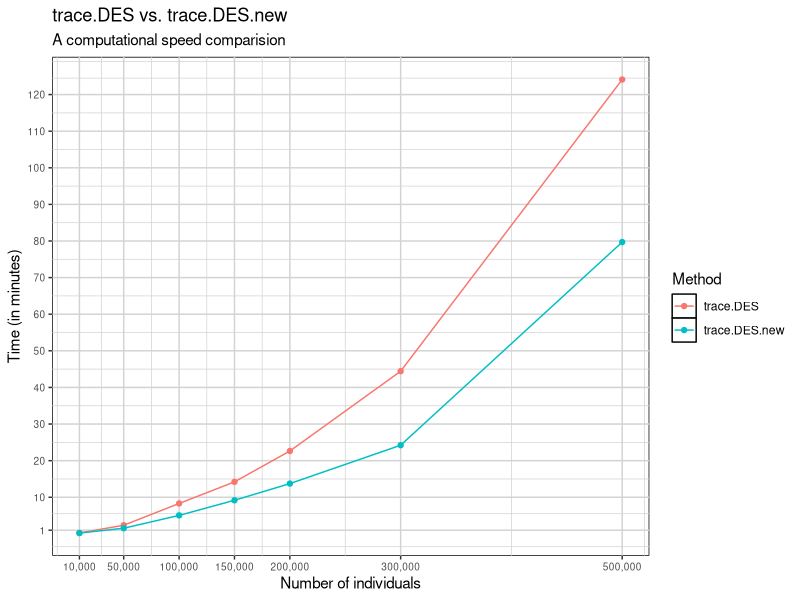

Write the R code that produced this figure.
## ---- chunk 1
knitr::opts_chunk$set(echo = F, warning=F, message=F)
## ---- chunk 2
results <- data.frame(n_i = rep(c(10000, 50000, 100000, 150000, 200000, 300000, 500000), 2),
                      time = rep(0, 14),
                      Method = c(rep("trace.DES", 7), rep("trace.DES.new", 7))
)
results$time <- c(15.14, 141.66, 498.44, 852.65, 1358.38, 2666.03, 7446.84,
                  13.18,  92.53, 303.02, 550.78,  824.17, 1453.11, 4782.42) / 60
## ---- chunk 3
options(scipen=999)
library(ggplot2)
ggplot(results, aes(x=n_i, y=time, group=Method)) +
  geom_line(aes(color=Method)) +
  geom_point(aes(color=Method)) +
  labs(title="trace.DES vs. trace.DES.new", 
       subtitle="A computational speed comparision",
       x="Number of individuals", y = "Time (in minutes)") +
  scale_x_continuous(breaks = c(10000, 50000, 100000, 150000,
                              200000, 300000, 500000),
                    labels = c("10,000", "50,000", "100,000", "150,000",
                              "200,000", "300,000", "500,000")) +
   scale_y_continuous(breaks = c(1, 10, 20, 30, 40, 50, 60, 70,  80, 90, 100, 110, 120)) +
  theme(axis.text = element_text(size = 7.25),
        panel.background = element_rect(fill = "white",
                                        colour = "black",
                                        size = 0.5, linetype = "solid"), 
        panel.grid.major = element_line(size = 0.5, linetype = 'solid',
                                        colour = "light grey"), 
        panel.grid.minor = element_line(size = 0.25, linetype = 'solid',
                                        colour = "light grey")) 
